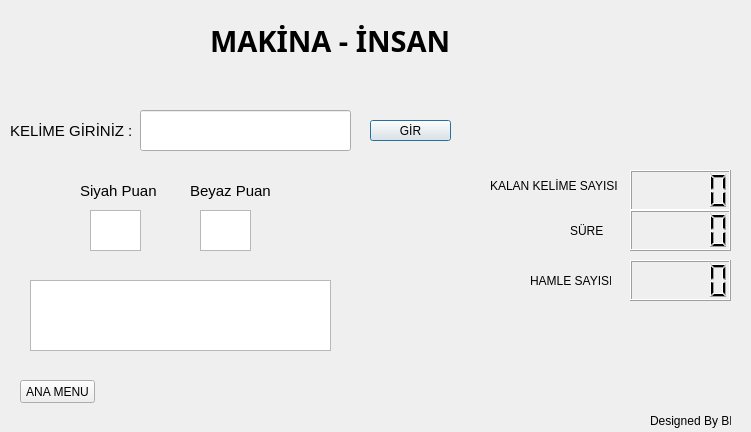
<?xml version="1.0" encoding="UTF-8"?>
<ui version="4.0">
 <class>miDialog</class>
 <widget class="QDialog" name="miDialog">
  <property name="geometry">
   <rect>
    <x>0</x>
    <y>0</y>
    <width>751</width>
    <height>432</height>
   </rect>
  </property>
  <property name="font">
   <font>
    <weight>50</weight>
    <bold>false</bold>
   </font>
  </property>
  <property name="windowTitle">
   <string>Dialog</string>
  </property>
  <widget class="QLabel" name="label">
   <property name="geometry">
    <rect>
     <x>210</x>
     <y>10</y>
     <width>271</width>
     <height>61</height>
    </rect>
   </property>
   <property name="font">
    <font>
     <family>Arial Black</family>
     <pointsize>22</pointsize>
     <weight>75</weight>
     <bold>true</bold>
    </font>
   </property>
   <property name="text">
    <string>MAKİNA - İNSAN</string>
   </property>
  </widget>
  <widget class="QLabel" name="label_2">
   <property name="geometry">
    <rect>
     <x>10</x>
     <y>110</y>
     <width>121</width>
     <height>41</height>
    </rect>
   </property>
   <property name="font">
    <font>
     <pointsize>11</pointsize>
     <weight>50</weight>
     <bold>false</bold>
    </font>
   </property>
   <property name="text">
    <string>KELİME GİRİNİZ : </string>
   </property>
  </widget>
  <widget class="QLineEdit" name="lineEdit">
   <property name="geometry">
    <rect>
     <x>140</x>
     <y>110</y>
     <width>211</width>
     <height>41</height>
    </rect>
   </property>
   <property name="font">
    <font>
     <pointsize>15</pointsize>
     <weight>50</weight>
     <bold>false</bold>
    </font>
   </property>
  </widget>
  <widget class="QPushButton" name="pushButton">
   <property name="geometry">
    <rect>
     <x>370</x>
     <y>120</y>
     <width>81</width>
     <height>21</height>
    </rect>
   </property>
   <property name="text">
    <string>GİR</string>
   </property>
  </widget>
  <widget class="QLabel" name="label_3">
   <property name="geometry">
    <rect>
     <x>80</x>
     <y>180</y>
     <width>81</width>
     <height>21</height>
    </rect>
   </property>
   <property name="font">
    <font>
     <pointsize>11</pointsize>
     <weight>50</weight>
     <bold>false</bold>
    </font>
   </property>
   <property name="text">
    <string>Siyah Puan</string>
   </property>
  </widget>
  <widget class="QLCDNumber" name="lcdNumber">
   <property name="geometry">
    <rect>
     <x>630</x>
     <y>170</y>
     <width>101</width>
     <height>41</height>
    </rect>
   </property>
  </widget>
  <widget class="QTextEdit" name="textEdit">
   <property name="geometry">
    <rect>
     <x>90</x>
     <y>210</y>
     <width>51</width>
     <height>41</height>
    </rect>
   </property>
   <property name="font">
    <font>
     <pointsize>17</pointsize>
     <weight>75</weight>
     <bold>true</bold>
    </font>
   </property>
  </widget>
  <widget class="QLabel" name="label_4">
   <property name="geometry">
    <rect>
     <x>190</x>
     <y>180</y>
     <width>81</width>
     <height>21</height>
    </rect>
   </property>
   <property name="font">
    <font>
     <pointsize>11</pointsize>
     <weight>50</weight>
     <bold>false</bold>
    </font>
   </property>
   <property name="text">
    <string>Beyaz Puan</string>
   </property>
  </widget>
  <widget class="QTextEdit" name="textEdit_2">
   <property name="geometry">
    <rect>
     <x>200</x>
     <y>210</y>
     <width>51</width>
     <height>41</height>
    </rect>
   </property>
   <property name="font">
    <font>
     <pointsize>17</pointsize>
     <weight>75</weight>
     <bold>true</bold>
    </font>
   </property>
  </widget>
  <widget class="QPushButton" name="pushButton_2">
   <property name="geometry">
    <rect>
     <x>20</x>
     <y>380</y>
     <width>75</width>
     <height>23</height>
    </rect>
   </property>
   <property name="text">
    <string>ANA MENU</string>
   </property>
  </widget>
  <widget class="QTextEdit" name="textEdit_3">
   <property name="geometry">
    <rect>
     <x>30</x>
     <y>280</y>
     <width>301</width>
     <height>71</height>
    </rect>
   </property>
   <property name="font">
    <font>
     <pointsize>22</pointsize>
     <weight>75</weight>
     <bold>true</bold>
     <underline>true</underline>
    </font>
   </property>
  </widget>
  <widget class="QLCDNumber" name="lcdNumber_2">
   <property name="geometry">
    <rect>
     <x>630</x>
     <y>260</y>
     <width>101</width>
     <height>41</height>
    </rect>
   </property>
  </widget>
  <widget class="QLabel" name="label_6">
   <property name="geometry">
    <rect>
     <x>530</x>
     <y>270</y>
     <width>81</width>
     <height>21</height>
    </rect>
   </property>
   <property name="font">
    <font>
     <pointsize>9</pointsize>
     <weight>50</weight>
     <bold>false</bold>
    </font>
   </property>
   <property name="text">
    <string>HAMLE SAYISI</string>
   </property>
  </widget>
  <widget class="QLabel" name="label_7">
   <property name="geometry">
    <rect>
     <x>490</x>
     <y>170</y>
     <width>131</width>
     <height>31</height>
    </rect>
   </property>
   <property name="font">
    <font>
     <pointsize>9</pointsize>
     <weight>50</weight>
     <bold>false</bold>
    </font>
   </property>
   <property name="text">
    <string>KALAN KELİME SAYISI</string>
   </property>
  </widget>
  <widget class="QLabel" name="label_8">
   <property name="geometry">
    <rect>
     <x>570</x>
     <y>220</y>
     <width>41</width>
     <height>21</height>
    </rect>
   </property>
   <property name="font">
    <font>
     <pointsize>9</pointsize>
     <weight>50</weight>
     <bold>false</bold>
    </font>
   </property>
   <property name="text">
    <string>SÜRE</string>
   </property>
  </widget>
  <widget class="QLabel" name="label_9">
   <property name="geometry">
    <rect>
     <x>650</x>
     <y>410</y>
     <width>81</width>
     <height>21</height>
    </rect>
   </property>
   <property name="text">
    <string>Designed By BK</string>
   </property>
  </widget>
  <widget class="QLCDNumber" name="lcdNumber_3">
   <property name="geometry">
    <rect>
     <x>630</x>
     <y>210</y>
     <width>101</width>
     <height>41</height>
    </rect>
   </property>
  </widget>
 </widget>
 <resources/>
 <connections/>
</ui>
